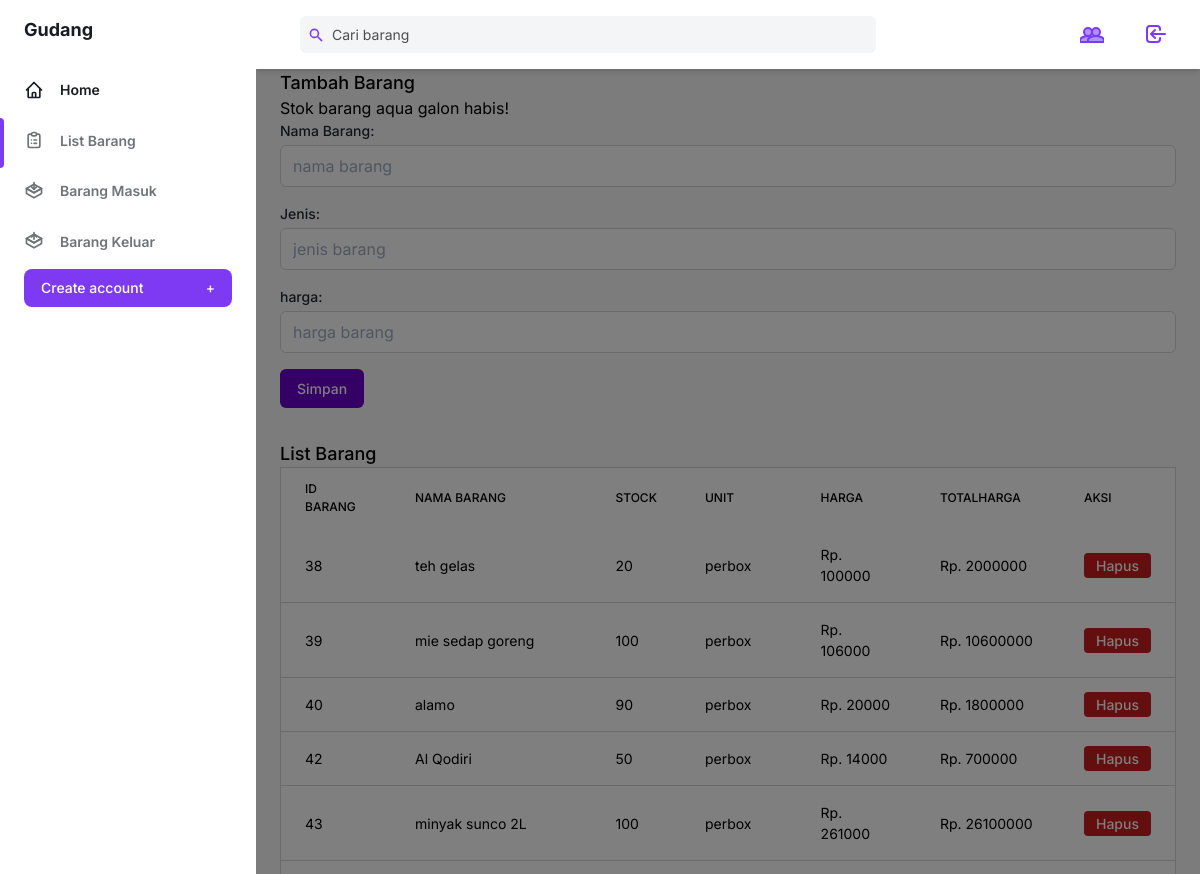
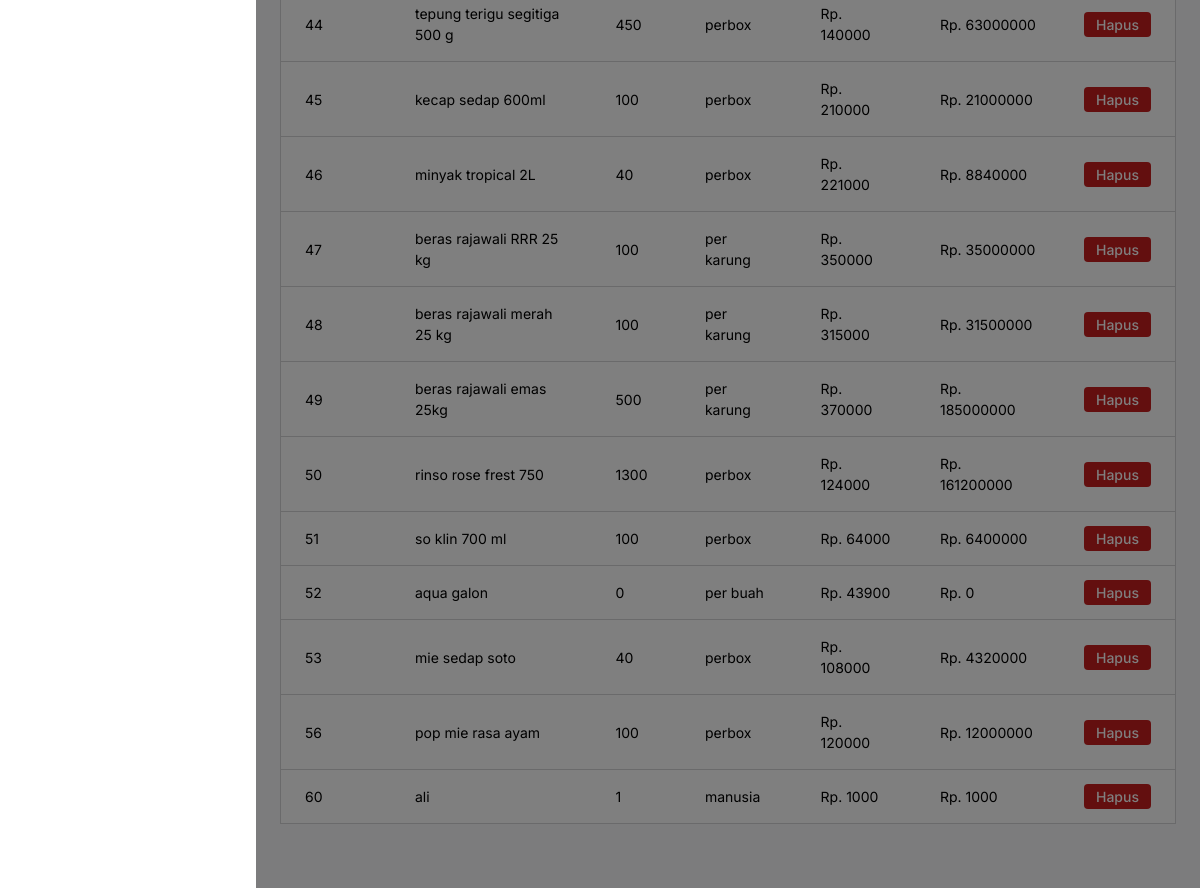
The app's page /tambah_barang.php (signed in) with its own data (2 pictures, top to bottom).
### tables this page shows
CREATE TABLE `barang` (
  `id_barang` int(11) NOT NULL,
  `nama_barang` varchar(255) DEFAULT NULL,
  `stock` int(11) DEFAULT NULL,
  `jenis` varchar(20) NOT NULL,
  `harga` int(100) NOT NULL
);

### tambah_barang.php (the view, shortened to what this page needs)
<?php
include 'config.php';
$query_barang = "SELECT * FROM barang ";
$result_barang = $connect->query($query_barang);
?>
<!DOCTYPE html>
<html :class="{ 'theme-dark': dark }" x-data="data()" lang="en">
  <head>
    <link rel="stylesheet" href="./assets/css/tailwind.output.css" />
    <link
      rel="stylesheet"
      href="https://cdnjs.cloudflare.com/ajax/libs/Chart.js/2.9.3/Chart.min.css"
    />
    <link rel="stylesheet" href="./assets/css/baru.css">
  </head>
  <body>
    <div
      class="flex h-screen bg-gray-50 dark:bg-gray-900"
      :class="{ 'overflow-hidden': isSideMenuOpen }"
    >
      <aside
        class="z-20 hidden w-64 overflow-y-auto bg-white dark:bg-gray-800 md:block flex-shrink-0"
      >
        <div class="py-4 text-gray-500 dark:text-gray-400">
          <a
            class="ml-6 text-lg font-bold text-gray-800 dark:text-gray-200"
            href="#"
          >
            Gudang
          </a>
          <ul class="mt-6">
            <li class="relative px-6 py-3">
              <a
                class="inline-flex items-center w-full text-sm font-semibold text-gray-800 transition-colors duration-150 hover:text-gray-800 dark:hover:text-gray-200 dark:text-gray-100"
                href="index.php"
              >
                <svg
                  class="w-5 h-5"
                  aria-hidden="true"
                  fill="none"
                  stroke-linecap="round"
                  stroke-linejoin="round"
                  stroke-width="2"
                  viewBox="0 0 24 24"
                  stroke="currentColor"
                >
                  <path
                    d="M3 12l2-2m0 0l7-7 7 7M5 10v10a1 1 0 001 1h3m10-11l2 2m-2-2v10a1 1 0 01-1 1h-3m-6 0a1 1 0 001-1v-4a1 1 0 011-1h2a1 1 0 011 1v4a1 1 0 001 1m-6 0h6"
                  ></path>
                </svg>
                <span class="ml-4">Home</span>
              </a>
            </li>
          </ul>
          <ul>
            <li class="relative px-6 py-3">
            <span
                class="absolute inset-y-0 left-0 w-1 bg-purple-600 rounded-tr-lg rounded-br-lg"
                aria-hidden="true"
              ></span>
              <a
                class="inline-flex items-center w-full text-sm font-semibold transition-colors duration-150 hover:text-gray-800 dark:hover:text-gray-200"
                href="tambah_barang.php"
              >
                <span class="ml-4">List Barang</span>
              </a>
            </li>
            <li class="relative px-6 py-3">
              <a
                class="inline-flex items-center w-full text-sm font-semibold transition-colors duration-150 hover:text-gray-800 dark:hover:text-gray-200"
                href="barang_masuk.php"
              >
                <span class="ml-4">Barang Masuk</span>
              </a>
            </li>
            <li class="relative px-6 py-3">
              <a
                class="inline-flex items-center w-full text-sm font-semibold transition-colors duration-150 hover:text-gray-800 dark:hover:text-gray-200"
                href="barang_keluar.php"
              >
                <span class="ml-4">Barang Keluar</span>
              </a>
            </li>
           <?php if ($_SESSION['role_id'] == '1') : ?>
          <div class="px-6 my-5">
            <a href="pages/user_add.php">
            <button
              class="flex items-center justify-between w-full px-4 py-2 text-sm font-medium leading-5 text-white transition-colors duration-150 bg-purple-600 border border-transparent rounded-lg active:bg-purple-600 hover:bg-purple-700 focus:outline-none focus:shadow-outline-purple"
            >
              Create account
              <span class="ml-2" aria-hidden="true">+</span>
            </button>
            </a>
          </div>
          <?php endif; ?>
          </ul>
        </div>
      </aside>
      <div
        x-show="isSideMenuOpen"
        x-transition:enter="transition ease-in-out duration-150"
        x-transition:enter-start="opacity-0"
        x-transition:enter-end="opacity-100"
        x-transition:leave="transition ease-in-out duration-150"
        x-transition:leave-start="opacity-100"
        x-transition:leave-end="opacity-0"
        class="fixed inset-0 z-10 flex items-end bg-black bg-opacity-50 sm:items-center sm:justify-center"
      ></div>
      <div class="flex flex-col flex-1 w-full">
        <header class="z-10 py-4 bg-white shadow-md dark:bg-gray-800">
          <div
            class="container flex items-center justify-between h-full px-6 mx-auto text-purple-600 dark:text-purple-300"
          >
            <div class="flex justify-center flex-1 lg:mr-32">
              <div
                class="relative w-full max-w-xl mr-6 focus-within:text-purple-500"
              >
                <div class="absolute inset-y-0 flex items-center pl-2">
                  <svg
                    class="w-4 h-4"
                    aria-hidden="true"
                    fill="currentColor"
                    viewBox="0 0 20 20"
                  >
                    <path
                      fill-rule="evenodd"
                      d="M8 4a4 4 0 100 8 4 4 0 000-8zM2 8a6 6 0 1110.89 3.476l4.817 4.817a1 1 0 01-1.414 1.414l-4.816-4.816A6 6 0 012 8z"
                      clip-rule="evenodd"
                    ></path>
                  </svg>
                </div>
                <input
                  class="w-full pl-8 pr-2 text-sm text-gray-700 placeholder-gray-600 bg-gray-100 border-0 rounded-md dark:placeholder-gray-500 dark:focus:shadow-outline-gray dark:focus:placeholder-gray-600 dark:bg-gray-700 dark:text-gray-200 focus:placeholder-gray-500 focus:bg-white focus:border-purple-300 focus:outline-none focus:shadow-outline-purple form-input"
                  type="text"
                  placeholder="Cari barang"
                  aria-label="Search"
                  id="cariBarang"
                />
              </div>
            </div>
            <ul class="flex items-center flex-shrink-0 space-x-6">
              <li class="flex">
              <?php if ($_SESSION['role_id'] == '1') : ?>
                <button>
                      <a
                        class="inline-flex items-center w-full px-2 py-1 text-sm font-semibold transition-colors duration-150 rounded-md hover:bg-gray-100 hover:text-gray-800 dark:hover:bg-gray-800 dark:hover:text-gray-200"
                        href="user.php"
                      >
                      </a>
                  </button>
                  <?php endif; ?>
                </li>
              <li class="flex">
                <button>
                      <a
                        class="inline-flex items-center w-full px-2 py-1 text-sm font-semibold transition-colors duration-150 rounded-md hover:bg-gray-100 hover:text-gray-800 dark:hover:bg-gray-800 dark:hover:text-gray-200"
                        href="logout.php"
                      >
                        <svg
                          class="w-6 h-6"
                          aria-hidden="true"
                          fill="none"
                          stroke-linecap="round"
                          stroke-linejoin="round"
                          stroke-width="2"
                          viewBox="0 0 24 24"
                          stroke="currentColor"
                        >
                          <path
                            d="M11 16l-4-4m0 0l4-4m-4 4h14m-5 4v1a3 3 0 01-3 3H6a3 3 0 01-3-3V7a3 3 0 013-3h7a3 3 0 013 3v1"
                          ></path>
                        </svg>
                      </a>
                  </button>
                </li>
            </ul>
          </div>
        </header>
    <main class="h-full pb-16 overflow-y-auto">
          <div class="container px-6 mx-auto grid">
            <div class="container">
        <h1 class="text-lg leading-3 font-medium text-gray-900 dark:text-gray-200">Tambah Barang</h1>
        <?php if (isset($_SESSION['notif'])) {?>
  <div class="alert alert-warning" :class="{'alert-dark': dark, 'alert-light':!dark}" role="alert">
    <?php echo $_SESSION['notif']; unset($_SESSION['notif']);?>
  </div>
<?php }?>
        <form action="tambah_barang.php" method="post" class="mt-5">
            <div class="mb-4">
                <label for="nama_barang" class="block text-sm font-medium text-gray-700 dark:text-gray-200">Nama Barang:</label>
                <input type="text" name="nama_barang" id="nama_barang" class="mt-1 block w-full px-3 py-2 bg-white border border-gray-300 rounded-md shadow-sm dark:border-gray-600 dark:bg-gray-700 focus:border-purple-400 focus:outline-none focus:shadow-outline-purple dark:text-gray-300 dark:focus:shadow-outline-gray sm:text-sm" placeholder="nama barang" required>
            </div>
            <div class="mb-4">
                <label for="jenis" class="block text-sm font-medium text-gray-700 dark:text-gray-200">Jenis:</label>
                <input type="text" name="jenis" id="jenis" class="mt-1 block w-full px-3 py-2 bg-white border border-gray-300 rounded-md shadow-sm dark:border-gray-600 dark:bg-gray-700 focus:border-purple-400 focus:outline-none focus:shadow-outline-purple dark:text-gray-300 dark:focus:shadow-outline-gray sm:text-sm" placeholder="jenis barang" required>
            </div>
            <div class="mb-4">
                <label for="harga" class="block text-sm font-medium text-gray-700 dark:text-gray-200">harga:</label>
                <input type="number" name="harga" id="harga" class="mt-1 block w-full px-3 py-2 bg-white border border-gray-300 rounded-md shadow-sm dark:border-gray-600 dark:bg-gray-700 focus:border-purple-400 focus:outline-none focus:shadow-outline-purple dark:text-gray-300 dark:focus:shadow-outline-gray sm:text-sm" placeholder="harga barang" required>
            </div>
            <input type="submit" name="simpan" value="Simpan" class="inline-flex justify-center py-2 px-4 border border-transparent shadow-sm text-sm font-medium rounded-md text-white focus:outline-none focus:ring-2 focus:ring-offset-2 focus:ring-indigo-500" style="background-color: #6A00CC; hover: background-color: #7A00DD;">
        </form>
        <h1 class="text-lg leading-3 font-medium text-gray-900 dark:text-gray-200 mt-8">List Barang</h1>
        <div class="overflow-x-auto">
        <table class="min-w-full w-full bg-white border border-gray-200 dark:bg-gray-800 dark:border-gray-700">
          <thead class="bg-gray-800">
            <tr>
                <th scope="col" class="px-6 py-3 text-left text-xs font-medium text-gray-300 dark:text-gray-200 uppercase tracking-wider">ID Barang</th>
                <th scope="col" class="px-6 py-3 text-left text-xs font-medium text-gray-300 dark:text-gray-200 uppercase tracking-wider">Nama Barang</th>
                <th scope="col" class="px-6 py-3 text-left text-xs font-medium text-gray-300 dark:text-gray-200 uppercase tracking-wider">Stock</th>
                <th scope="col" class="px-6 py-3 text-left text-xs font-medium text-gray-300 dark:text-gray-200 uppercase tracking-wider">unit</th>
                <th scope="col" class="px-6 py-3 text-left text-xs font-medium text-gray-300 dark:text-gray-200 uppercase tracking-wider">harga</th>
                <th scope="col" class="px-6 py-3 text-left text-xs font-medium text-gray-300 dark:text-gray-200 uppercase tracking-wider">totalharga</th>
                <th scope="col" class="px-6 py-3 text-left text-xs font-medium text-gray-300 dark:text-gray-200 uppercase tracking-wider">Aksi</th>
            </tr>
          </thead>
            <tbody class="bg-gray-900 divide-y divide-gray-700">
              <?php
              $result_barang->data_seek(0);
              if ($result_barang->num_rows > 0) {
                while ($row = $result_barang->fetch_assoc()) {
                  $total_harga = $row['stock'] * $row['harga'];
                    echo "<tr class='border-b border-gray-200 hover:bg-gray-100 dark:border-gray-700 dark:hover:bg-gray-600 table-row-hover barang-row'>
                            <td class='px-6 py-4 whitespace-nowrap text-sm text-gray-300 dark:text-gray-200'>" . $row['id_barang'] . "</td>
                            <td class='px-6 py-4 whitespace-nowrap text-sm text-gray-300 dark:text-gray-200 user-barang'>" . $row['nama_barang'] . "</td>
                            <td class='px-6 py-4 whitespace-nowrap text-sm text-gray-300 dark:text-gray-200'>" . $row['stock'] . "</td>
                            <td class='px-6 py-4 whitespace-nowrap text-sm text-gray-300 dark:text-gray-200 jenis_barang'>" . $row['jenis'] . "</td>
                            <td class='px-6 py-4 whitespace-nowrap text-sm text-gray-300 dark:text-gray-200'>Rp. " . $row['harga'] . "</td>
                            <td class='px-6 py-4 whitespace-nowrap text-sm text-gray-3000 dark:text-gray-200'>Rp. " . $total_harga . "</td>
                            <td class='px-6 py-4 whitespace-nowrap text-right text-sm font-medium'>
                            <a href='barang_hapus.php?id=" . $row["id_barang"] . "' style='background-color: #c81e1e;' class='text-white px-3 py-1 rounded hover:bg-red-700'>Hapus</a>
                            </td>
                          </tr>";
                }
            } else {
                echo "<tr><td colspan='4' class='px-6 py-4 whitespace-nowrap text-sm text-gray-300'>Tidak ada data barang</td></tr>";
            }
            ?>
            </tbody>
        </table>
      </div>
      </div>
    </main>
  </div>
</body>
</html>

### records on screen
barang: id_barang "38", nama_barang "teh gelas", stock "20", jenis "perbox", harga "100000", total_harga "2000000"
barang: id_barang "39", nama_barang "mie sedap goreng", stock "100", jenis "perbox", harga "106000", total_harga "10600000"
barang: id_barang "40", nama_barang "alamo", stock "90", jenis "perbox", harga "20000", total_harga "1800000"
barang: id_barang "42", nama_barang "Al Qodiri", stock "50", jenis "perbox", harga "14000", total_harga "700000"
barang: id_barang "43", nama_barang "minyak sunco 2L", stock "100", jenis "perbox", harga "261000", total_harga "26100000"
barang: id_barang "44", nama_barang "tepung terigu segitiga 500 g", stock "450", jenis "perbox", harga "140000", total_harga "63000000"
barang: id_barang "45", nama_barang "kecap sedap 600ml", stock "100", jenis "perbox", harga "210000", total_harga "21000000"
barang: id_barang "46", nama_barang "minyak tropical 2L", stock "40", jenis "perbox", harga "221000", total_harga "8840000"
barang: id_barang "47", nama_barang "beras rajawali RRR 25 kg", stock "100", jenis "per karung", harga "350000", total_harga "35000000"
barang: id_barang "48", nama_barang "beras rajawali merah 25 kg", stock "100", jenis "per karung", harga "315000", total_harga "31500000"
barang: id_barang "49", nama_barang "beras rajawali emas 25kg", stock "500", jenis "per karung", harga "370000", total_harga "185000000"
barang: id_barang "50", nama_barang "rinso rose frest 750", stock "1300", jenis "perbox", harga "124000", total_harga "161200000"
barang: id_barang "51", nama_barang "so klin 700 ml", stock "100", jenis "perbox", harga "64000", total_harga "6400000"
barang: id_barang "52", nama_barang "aqua galon", stock "0", jenis "per buah", harga "43900"
barang: id_barang "53", nama_barang "mie sedap soto", stock "40", jenis "perbox", harga "108000", total_harga "4320000"
barang: id_barang "56", nama_barang "pop mie rasa ayam", stock "100", jenis "perbox", harga "120000", total_harga "12000000"
barang: id_barang "60", nama_barang "ali", stock "1", jenis "manusia", harga "1000"

### other values on screen
$_SESSION['notif'] "Stok barang aqua galon habis!"
